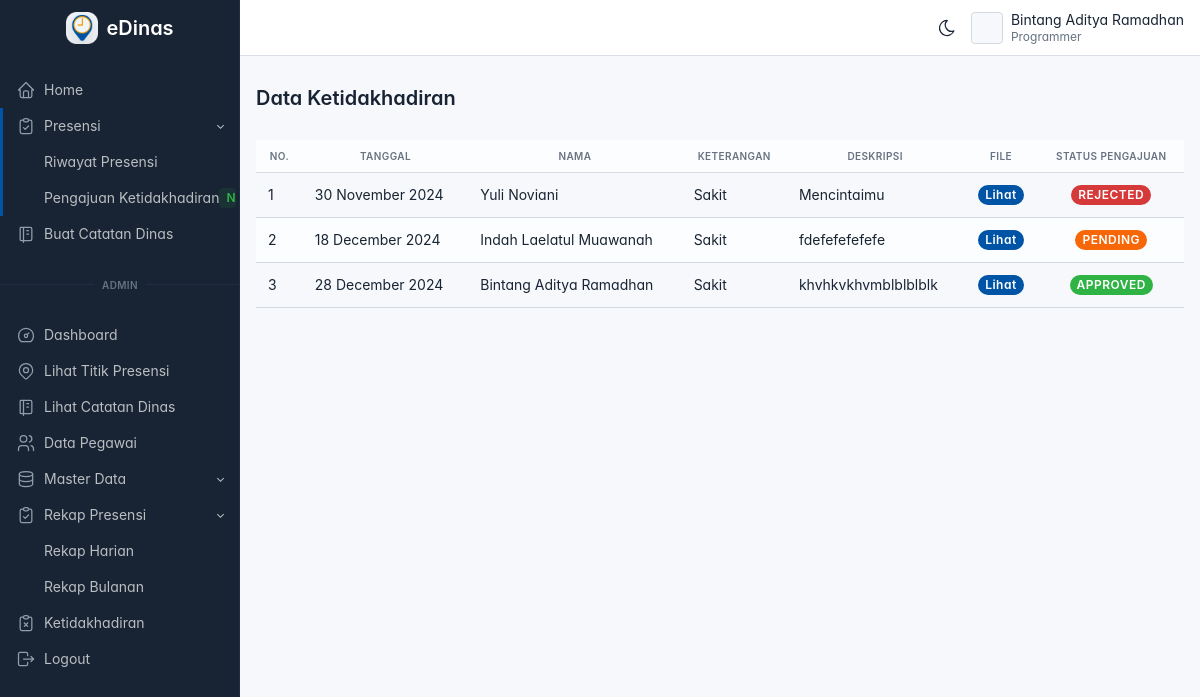
Page /admin/data_ketidakhadiran/ketidakhadiran.php (signed in) on the committed database.
### tables this page shows
CREATE TABLE `ketidakhadiran` (
  `id` int(11) NOT NULL,
  `id_pegawai` int(11) NOT NULL,
  `keterangan` varchar(225) NOT NULL,
  `tanggal` date NOT NULL,
  `deskripsi` varchar(225) NOT NULL,
  `file` varchar(225) NOT NULL,
  `status_pengajuan` varchar(20) NOT NULL
);

CREATE TABLE `pegawai` (
  `id` int(11) NOT NULL,
  `nip` varchar(50) NOT NULL,
  `nama` varchar(225) NOT NULL,
  `jenis_kelamin` varchar(10) NOT NULL,
  `alamat` varchar(225) NOT NULL,
  `no_handphone` varchar(20) NOT NULL,
  `jabatan` varchar(50) NOT NULL,
  `lokasi_presensi` varchar(50) NOT NULL,
  `foto` varchar(225) NOT NULL
);

### config.php (called while the page is built, shortened)
<?php
function base_url($url = null)
{
    $base_url = 'http://localhost/edinas';
    if ($url != null) {
        return $base_url . '/' . $url;
    } else {
        return $base_url;
    }
}

### admin/data_ketidakhadiran/ketidakhadiran.php (the view, shortened to what this page needs)
<?php
$title = "Data Ketidakhadiran";
include('../layout/header.php');
require_once('../../config.php');
$sql = "SELECT ketidakhadiran.*, pegawai.nama FROM ketidakhadiran JOIN pegawai ON ketidakhadiran.id_pegawai = pegawai.id";
$result = mysqli_query($connection, $sql);
?>
<div class="page-header">
    <div class="container-xl">
        <div class="row align-items-center">
            <div class="col">
                <h2 class="page-title">
                    <?= $title ?>
                </h2>
            </div>
        </div>
    </div>
</div>
<div class="page-body">
    <div class="container-xl">
        <div class="table-responsive">
            <table id="myTable" class="nowrap table table-striped hover">
                <thead>
                    <tr class="text-center">
                        <th>No.</th>
                        <th>Tanggal</th>
                        <th>Nama</th>
                        <th>Keterangan</th>
                        <th>Deskripsi</th>
                        <th>File</th>
                        <th>Status Pengajuan</th>
                    </tr>
                </thead>
                <tbody>
                    <?php if (mysqli_num_rows($result) === 0) { ?>
                        <tr>
                            <td colspan="7">Data Ketidakhadiran Masih Kosong.</td>
                        </tr>
                    <?php } else { ?>
                        <?php $no = 1;
                        while ($data = mysqli_fetch_array($result)) : ?>
                            <tr>
                                <td><?= $no++ ?></td>
                                <td><?= date('d F Y', strtotime($data['tanggal'])) ?></td>
                                <td><?= $data['nama'] ?></td>
                                <td><?= $data['keterangan'] ?></td>
                                <td><?= $data['deskripsi'] ?></td>
                                <td class="text-center">
                                    <a target="_blank" href="<?= base_url('assets/file_ketidakhadiran/' . $data['file']) ?>" class="badge badge-pill bg-primary">Lihat</a>
                                </td>
                                <td class="text-center">
                                    <?php if ($data['status_pengajuan'] == 'PENDING') : ?>
                                        <a class="badge badge-pill bg-warning" href="<?= base_url('admin/data_ketidakhadiran/detail.php?id=' . $data['id']) ?>">PENDING</a>
                                    <?php elseif ($data['status_pengajuan'] == 'REJECTED') : ?>
                                        <a class="badge badge-pill bg-danger" href="<?= base_url('admin/data_ketidakhadiran/detail.php?id=' . $data['id']) ?>">REJECTED</a>
                                    <?php else : ?>
                                        <a class="badge badge-pill bg-success" href="<?= base_url('admin/data_ketidakhadiran/detail.php?id=' . $data['id']) ?>">APPROVED</a>
                                    <?php endif; ?>
                                </td>
                            </tr>
                        <?php endwhile; ?>
                    <?php } ?>
                </tbody>
            </table>
        </div>
    </div>
</div>
<?php include('../layout/footer.php') ?>

### admin/layout/header.php (style rules this page uses)
:root { --tblr-font-sans-serif: 'Inter Var', -apple-system, BlinkMacSystemFont, San Francisco, Segoe UI, Roboto, Helvetica Neue, sans-serif; }
body { font-feature-settings: "cv03", "cv04", "cv11"; }

### rows in the picture
ketidakhadiran: tanggal "30 November 2024", id_pegawai.nama "Yuli Noviani", keterangan "Sakit", deskripsi "Mencintaimu"
ketidakhadiran: tanggal "18 December 2024", id_pegawai.nama "Indah Laelatul Muawanah", keterangan "Sakit", deskripsi "fdefefefefefe"
ketidakhadiran: tanggal "28 December 2024", id_pegawai.nama "Bintang Aditya Ramadhan", keterangan "Sakit", deskripsi "khvhkvkhvmblblblblk"

### other values in the picture
$_SESSION['nama'] "Bintang Aditya Ramadhan"
$_SESSION['jabatan'] "Programmer"
$title "Data Ketidakhadiran"
